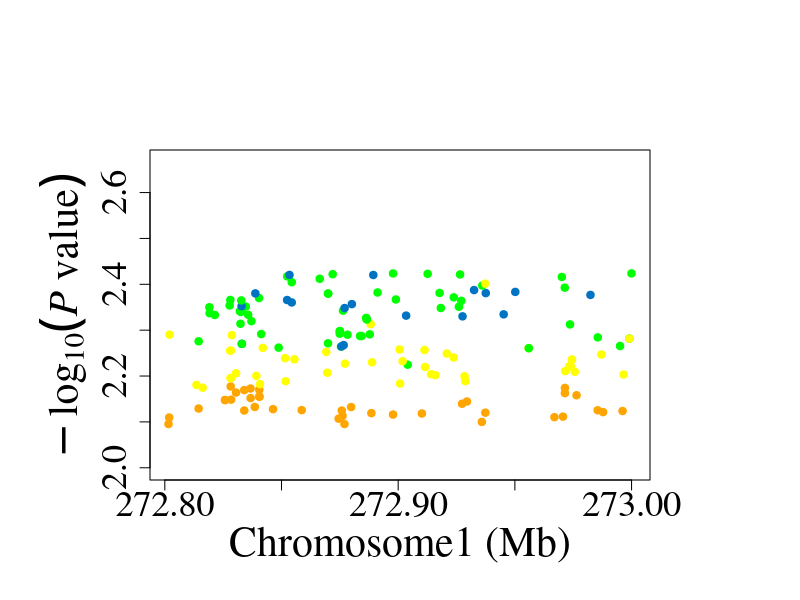

Generate this figure with R:
data = read.table("F6-chr1.txt",header=T)
pos1<- (data[,3])/1e6
dat<-subset(data,pos1<=273 &pos1>=272.8)

peakSNP = dat[which.max(dat$logp),]

trait="logp";d=10;main="";from=NULL;to=NULL
SNP = dat[,"SNP"]
    POS = as.numeric(dat[,"pos"])
    if(max(POS) > 1000) POS = POS/1e6 # change the bp to Mb
    topPos = POS[which.max(dat$logp)[1]]   
    chr = unique(as.character(dat$chr))
    if(!is.null(from)){
       idx = which(SNP == from):which(SNP == to)
    } else {
       from = SNP[which.min(abs(topPos-d-POS))]
       to   = SNP[which.min(abs(topPos+d-POS))]
       idx = which(SNP == from):which(SNP == to)
    }
   
    positions = POS[idx]
    pvals = dat[idx,trait]
    SNP2plot = SNP[idx]
    r2=dat[,"R2"]
    color = character(length(SNP2plot))
    peakIdx = which(positions==topPos)

        
    color[r2 >= 0.8] = "orange"
        color[peakIdx] = "red"
    color[r2 < 0.8 & r2 >= 0.5] = "yellow"
    color[r2 < 0.5 & r2 >= 0.2] = "green"
    color[r2 < 0.2] = "#0073C2FF"


pdf("F6-otu476.pdf")
#tiff("F6-metal-chr1-region.tiff",width=1600,height=1200,res=300)
par(mai=c(1.2,1.5,1.5,1.5))
cex = numeric(length(SNP2plot))
    cex = rep(1,length(cex))
              

plot(positions,pvals,col=color,pch=19,cex = cex,ylab = expression(-log[10](italic(P)~value)),xlab = paste(paste("Chromosome",chr,sep = ""), "(Mb)",sep = " "),main = main, ylim = range(2,1.1*max(pvals,na.rm=TRUE)),cex.lab=2.5,cex.axis=2.2,family="Times")

dev.off()





